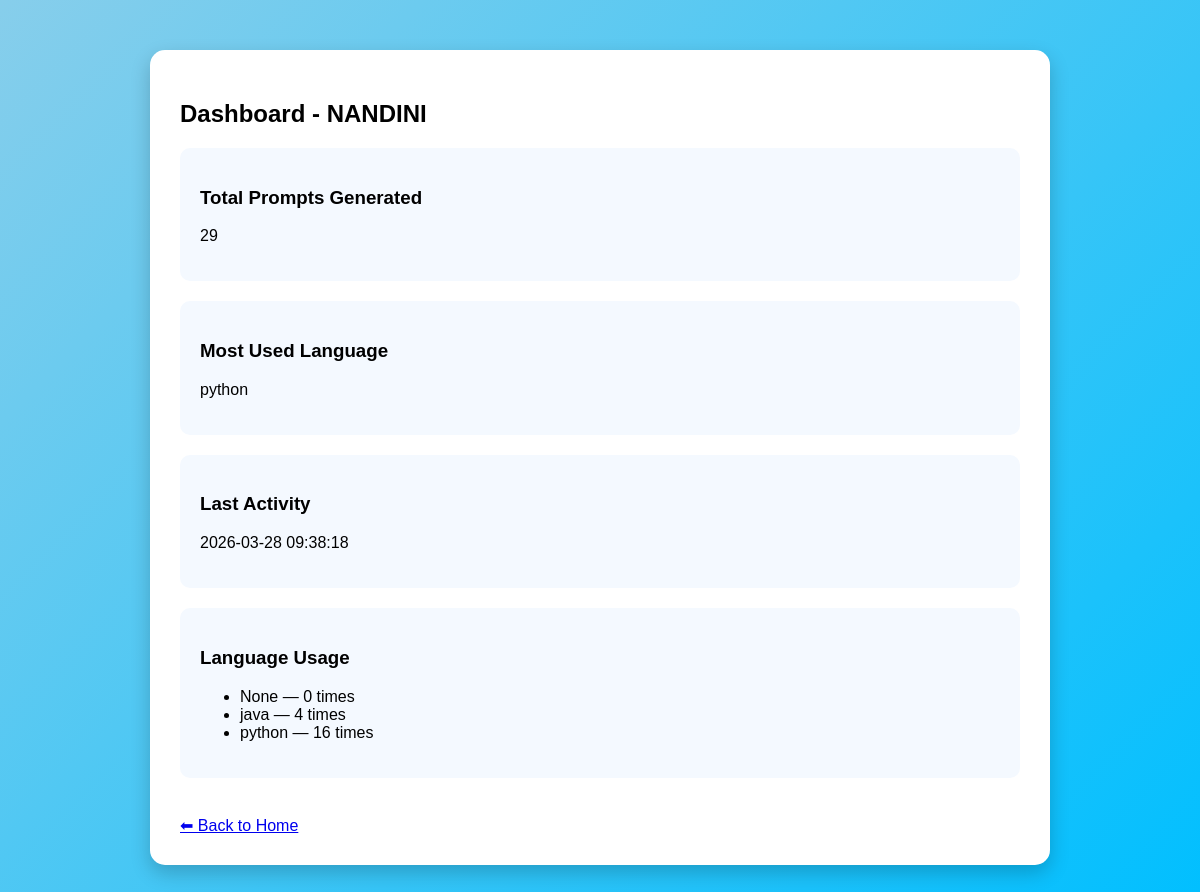
/dashboard/NANDINI, run on the app's committed database.
### tables this page shows
CREATE TABLE history (
            id INTEGER PRIMARY KEY AUTOINCREMENT,
            username TEXT,
            language TEXT,
            prompt TEXT,
            code TEXT,
            explanation TEXT,
            example TEXT,
            date TEXT
        );

### CodeGenie AI/app.py (the view)
@app.route("/dashboard/<username>")
def dashboard(username):
    conn = sqlite3.connect("database.db")
    cursor = conn.cursor()
    cursor.execute("""
        SELECT COUNT(*) FROM history WHERE username=?
    """, (username,))
    total = cursor.fetchone()[0]
    cursor.execute("""
        SELECT language, COUNT(language) as count
        FROM history
        WHERE username=?
        GROUP BY language
        ORDER BY count DESC
        LIMIT 1
    """, (username,))
    result = cursor.fetchone()
    most_used = result[0] if result else "None"
    cursor.execute("""
        SELECT language, COUNT(language)
        FROM history
        WHERE username=?
        GROUP BY language
    """, (username,))
    language_stats = cursor.fetchall()
    cursor.execute("""
        SELECT date FROM history
        WHERE username=?
        ORDER BY id DESC
        LIMIT 1
    """, (username,))
    last = cursor.fetchone()
    last_activity = last[0] if last else "No activity"
    conn.close()
    return render_template(
        "dashboard.html",
        username=username,
        total=total,
        most_used=most_used,
        last_activity=last_activity,
        language_stats=language_stats
    )

### CodeGenie AI/templates/dashboard.html (shortened to what this page needs)
<!DOCTYPE html>
<html>
<head>
    <link rel="stylesheet" href="{{ url_for('static', filename='style.css') }}">
</head>
<body class="dashboard-body">
<div class="dashboard-container">
    <h2>Dashboard - {{ username }}</h2>
    <div class="card">
        <h3>Total Prompts Generated</h3>
        <p>{{ total }}</p>
    </div>
    <div class="card">
        <h3>Most Used Language</h3>
        <p>{{ most_used }}</p>
    </div>
    <div class="card">
        <h3>Last Activity</h3>
        <p>{{ last_activity }}</p>
    </div>
    <div class="card">
        <h3>Language Usage</h3>
        <ul>
            {% for lang, count in language_stats %}
                <li>{{ lang }} — {{ count }} times</li>
            {% endfor %}
        </ul>
    </div>
    <br>
    <a href="/home/{{username}}">⬅ Back to Home</a>
</div>
</body>
</html>

### CodeGenie AI/static/style.css (style rules this page uses)
body { margin: 0; font-family: Arial, sans-serif; background: linear-gradient(135deg,#5f7cff,#9c5bff); }
.dashboard-body { background: linear-gradient(135deg, #87CEEB, #00BFFF); min-height: 100vh; font-family: Arial, sans-serif; }
.dashboard-container { width: 70%; margin: 50px auto; background: white; padding: 30px; border-radius: 15px; box-shadow: 0 8px 20px rgba(0,0,0,0.2); }
.card { background: #f4f9ff; padding: 20px; margin-bottom: 20px; border-radius: 10px; }

### data on the page
history: date "2026-03-28 09:38:18"
history: language "python", id "16"

### other printed values
{{ username }} "NANDINI"
{{ total }} "29"
{{ most_used }} "python"
{{ lang }} "None" "java"
{{ count }} "0" "4"
